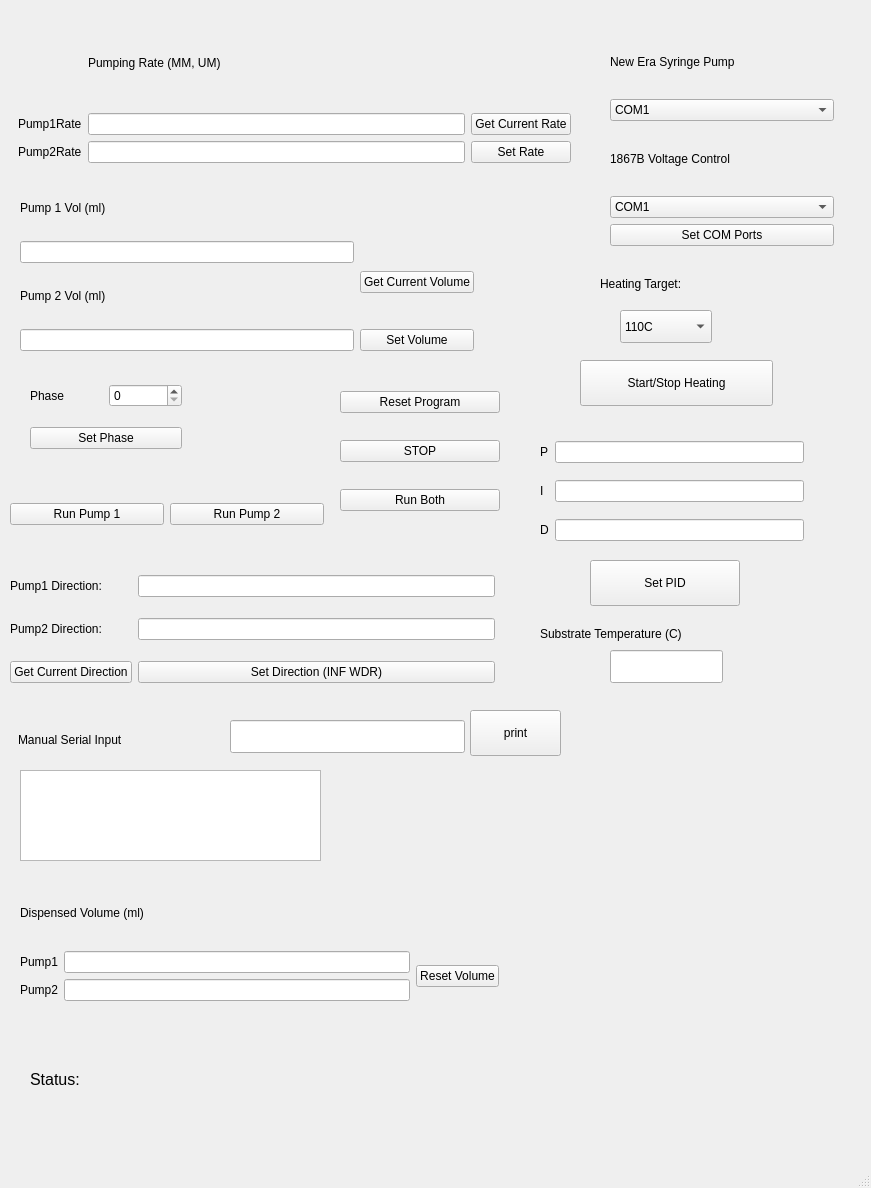
<?xml version="1.0" encoding="UTF-8"?>
<ui version="4.0">
 <class>MainWindow</class>
 <widget class="QMainWindow" name="MainWindow">
  <property name="geometry">
   <rect>
    <x>0</x>
    <y>0</y>
    <width>871</width>
    <height>1188</height>
   </rect>
  </property>
  <property name="contextMenuPolicy">
   <enum>Qt::DefaultContextMenu</enum>
  </property>
  <property name="windowTitle">
   <string>In-sity Pump&amp;Voltage Control</string>
  </property>
  <widget class="QWidget" name="centralwidget">
   <widget class="QLabel" name="HeatingModeLabel">
    <property name="geometry">
     <rect>
      <x>600</x>
      <y>270</y>
      <width>151</width>
      <height>27</height>
     </rect>
    </property>
    <property name="text">
     <string>Heating Target:</string>
    </property>
   </widget>
   <widget class="QComboBox" name="HeatingModeSelection">
    <property name="geometry">
     <rect>
      <x>620</x>
      <y>310</y>
      <width>92</width>
      <height>33</height>
     </rect>
    </property>
    <item>
     <property name="text">
      <string>110C</string>
     </property>
    </item>
    <item>
     <property name="text">
      <string>120C</string>
     </property>
    </item>
    <item>
     <property name="text">
      <string>130C</string>
     </property>
    </item>
   </widget>
   <widget class="QLabel" name="StatusLabel">
    <property name="geometry">
     <rect>
      <x>30</x>
      <y>1060</y>
      <width>100</width>
      <height>39</height>
     </rect>
    </property>
    <property name="font">
     <font>
      <pointsize>12</pointsize>
     </font>
    </property>
    <property name="text">
     <string>Status:</string>
    </property>
   </widget>
   <widget class="QLabel" name="label_12">
    <property name="geometry">
     <rect>
      <x>540</x>
      <y>620</y>
      <width>261</width>
      <height>27</height>
     </rect>
    </property>
    <property name="text">
     <string>Substrate Temperature (C)</string>
    </property>
   </widget>
   <widget class="QLabel" name="CameraImage">
    <property name="geometry">
     <rect>
      <x>863</x>
      <y>1043</y>
      <width>16</width>
      <height>27</height>
     </rect>
    </property>
    <property name="text">
     <string/>
    </property>
   </widget>
   <widget class="QPushButton" name="StartStopHeatingButton">
    <property name="geometry">
     <rect>
      <x>580</x>
      <y>360</y>
      <width>193</width>
      <height>46</height>
     </rect>
    </property>
    <property name="text">
     <string>Start/Stop Heating</string>
    </property>
   </widget>
   <widget class="QLabel" name="label_14">
    <property name="geometry">
     <rect>
      <x>18</x>
      <y>726</y>
      <width>189</width>
      <height>27</height>
     </rect>
    </property>
    <property name="text">
     <string>Manual Serial Input</string>
    </property>
   </widget>
   <widget class="QPushButton" name="SetPIDButton">
    <property name="geometry">
     <rect>
      <x>590</x>
      <y>560</y>
      <width>150</width>
      <height>46</height>
     </rect>
    </property>
    <property name="text">
     <string>Set PID</string>
    </property>
   </widget>
   <widget class="QLineEdit" name="lineEdit">
    <property name="geometry">
     <rect>
      <x>230</x>
      <y>720</y>
      <width>235</width>
      <height>33</height>
     </rect>
    </property>
   </widget>
   <widget class="QPushButton" name="RunPumpOneButton_2">
    <property name="geometry">
     <rect>
      <x>470</x>
      <y>710</y>
      <width>91</width>
      <height>46</height>
     </rect>
    </property>
    <property name="text">
     <string>print</string>
    </property>
   </widget>
   <widget class="QTextEdit" name="textEdit">
    <property name="geometry">
     <rect>
      <x>20</x>
      <y>770</y>
      <width>301</width>
      <height>91</height>
     </rect>
    </property>
   </widget>
   <widget class="QLineEdit" name="lineEdit_2">
    <property name="geometry">
     <rect>
      <x>610</x>
      <y>650</y>
      <width>113</width>
      <height>33</height>
     </rect>
    </property>
   </widget>
   <widget class="QWidget" name="">
    <property name="geometry">
     <rect>
      <x>610</x>
      <y>30</y>
      <width>224</width>
      <height>216</height>
     </rect>
    </property>
    <layout class="QGridLayout" name="gridLayout_12">
     <item row="0" column="0">
      <widget class="QLabel" name="SyringePumpPortLabel">
       <property name="text">
        <string>New Era Syringe Pump</string>
       </property>
      </widget>
     </item>
     <item row="1" column="0">
      <widget class="QComboBox" name="SyringePumpPortSelection">
       <item>
        <property name="text">
         <string>COM1</string>
        </property>
       </item>
       <item>
        <property name="text">
         <string>COM2</string>
        </property>
       </item>
       <item>
        <property name="text">
         <string>COM3</string>
        </property>
       </item>
       <item>
        <property name="text">
         <string>COM4</string>
        </property>
       </item>
       <item>
        <property name="text">
         <string>COM5</string>
        </property>
       </item>
      </widget>
     </item>
     <item row="2" column="0">
      <widget class="QLabel" name="VoltageControlPortLabel">
       <property name="text">
        <string>1867B Voltage Control</string>
       </property>
      </widget>
     </item>
     <item row="3" column="0">
      <widget class="QComboBox" name="VoltageControlPortSelection">
       <property name="editable">
        <bool>false</bool>
       </property>
       <property name="currentIndex">
        <number>0</number>
       </property>
       <item>
        <property name="text">
         <string>COM1</string>
        </property>
       </item>
       <item>
        <property name="text">
         <string>COM2</string>
        </property>
       </item>
       <item>
        <property name="text">
         <string>COM3</string>
        </property>
       </item>
       <item>
        <property name="text">
         <string>COM4</string>
        </property>
       </item>
       <item>
        <property name="text">
         <string>COM5</string>
        </property>
       </item>
      </widget>
     </item>
     <item row="4" column="0">
      <widget class="QPushButton" name="SetCOMPortsButton">
       <property name="text">
        <string>Set COM Ports</string>
       </property>
      </widget>
     </item>
    </layout>
   </widget>
   <widget class="QWidget" name="">
    <property name="geometry">
     <rect>
      <x>18</x>
      <y>18</y>
      <width>553</width>
      <height>145</height>
     </rect>
    </property>
    <layout class="QGridLayout" name="gridLayout_5">
     <item row="0" column="1">
      <widget class="QLabel" name="label_9">
       <property name="text">
        <string>Pumping Rate (MM, UM)</string>
       </property>
      </widget>
     </item>
     <item row="1" column="0">
      <widget class="QLabel" name="label_10">
       <property name="text">
        <string>Pump1Rate</string>
       </property>
      </widget>
     </item>
     <item row="1" column="1">
      <widget class="QLineEdit" name="PumpOneRate"/>
     </item>
     <item row="1" column="2">
      <widget class="QPushButton" name="GetCurrentPumpRateButton">
       <property name="text">
        <string>Get Current Rate</string>
       </property>
      </widget>
     </item>
     <item row="2" column="0">
      <widget class="QLabel" name="label_11">
       <property name="text">
        <string>Pump2Rate</string>
       </property>
      </widget>
     </item>
     <item row="2" column="1">
      <widget class="QLineEdit" name="PumpTwoRate"/>
     </item>
     <item row="2" column="2">
      <widget class="QPushButton" name="SetPumpRateButton">
       <property name="text">
        <string>Set Rate</string>
       </property>
      </widget>
     </item>
    </layout>
   </widget>
   <widget class="QWidget" name="">
    <property name="geometry">
     <rect>
      <x>10</x>
      <y>560</y>
      <width>485</width>
      <height>138</height>
     </rect>
    </property>
    <layout class="QGridLayout" name="gridLayout_3">
     <item row="0" column="0">
      <widget class="QLabel" name="Pump1DirLabel">
       <property name="text">
        <string>Pump1 Direction:</string>
       </property>
      </widget>
     </item>
     <item row="0" column="1">
      <widget class="QLineEdit" name="PumpOneDirection"/>
     </item>
     <item row="1" column="0">
      <widget class="QLabel" name="Pump2DirLabel">
       <property name="text">
        <string>Pump2 Direction:</string>
       </property>
      </widget>
     </item>
     <item row="1" column="1">
      <widget class="QLineEdit" name="PumpTwoDirection"/>
     </item>
     <item row="2" column="0">
      <widget class="QPushButton" name="GetPumpDirectionsButton">
       <property name="text">
        <string>Get Current Direction</string>
       </property>
      </widget>
     </item>
     <item row="2" column="1">
      <widget class="QPushButton" name="SetPumpDirectionsButton">
       <property name="text">
        <string>Set Direction (INF WDR)</string>
       </property>
      </widget>
     </item>
    </layout>
   </widget>
   <widget class="QWidget" name="">
    <property name="geometry">
     <rect>
      <x>20</x>
      <y>180</y>
      <width>454</width>
      <height>171</height>
     </rect>
    </property>
    <layout class="QGridLayout" name="gridLayout_4">
     <item row="0" column="0">
      <widget class="QLabel" name="PumpOneVolumeLabel">
       <property name="text">
        <string>Pump 1 Vol (ml)</string>
       </property>
      </widget>
     </item>
     <item row="1" column="0">
      <widget class="QLineEdit" name="PumpOneVolume"/>
     </item>
     <item row="1" column="1" rowspan="2">
      <widget class="QPushButton" name="GetSetVolumeButton">
       <property name="text">
        <string>Get Current Volume</string>
       </property>
      </widget>
     </item>
     <item row="2" column="0">
      <widget class="QLabel" name="PumpOneVolumeLabel_2">
       <property name="text">
        <string>Pump 2 Vol (ml)</string>
       </property>
      </widget>
     </item>
     <item row="3" column="0">
      <widget class="QLineEdit" name="PumpTwoVolume"/>
     </item>
     <item row="3" column="1">
      <widget class="QPushButton" name="SetPumpVolumeButton">
       <property name="text">
        <string>Set Volume</string>
       </property>
      </widget>
     </item>
    </layout>
   </widget>
   <widget class="QWidget" name="">
    <property name="geometry">
     <rect>
      <x>10</x>
      <y>490</y>
      <width>314</width>
      <height>48</height>
     </rect>
    </property>
    <layout class="QGridLayout" name="gridLayout_11">
     <item row="0" column="0">
      <widget class="QPushButton" name="RunPumpOneButton">
       <property name="text">
        <string>Run Pump 1</string>
       </property>
      </widget>
     </item>
     <item row="0" column="1">
      <widget class="QPushButton" name="RunPumpTwoButton">
       <property name="text">
        <string>Run Pump 2</string>
       </property>
      </widget>
     </item>
    </layout>
   </widget>
   <widget class="QWidget" name="">
    <property name="geometry">
     <rect>
      <x>30</x>
      <y>370</y>
      <width>152</width>
      <height>93</height>
     </rect>
    </property>
    <layout class="QGridLayout" name="gridLayout">
     <item row="0" column="0">
      <widget class="QLabel" name="label_13">
       <property name="text">
        <string>Phase</string>
       </property>
      </widget>
     </item>
     <item row="1" column="0" colspan="2">
      <widget class="QPushButton" name="SetPhaseButton">
       <property name="text">
        <string>Set Phase</string>
       </property>
      </widget>
     </item>
     <item row="0" column="1">
      <widget class="QSpinBox" name="spinBox"/>
     </item>
    </layout>
   </widget>
   <widget class="QWidget" name="">
    <property name="geometry">
     <rect>
      <x>540</x>
      <y>430</y>
      <width>264</width>
      <height>125</height>
     </rect>
    </property>
    <layout class="QGridLayout" name="gridLayout_6">
     <item row="0" column="0">
      <widget class="QLabel" name="label">
       <property name="text">
        <string>P</string>
       </property>
      </widget>
     </item>
     <item row="0" column="1">
      <widget class="QLineEdit" name="PIDInput_P"/>
     </item>
     <item row="1" column="0">
      <widget class="QLabel" name="label_2">
       <property name="text">
        <string>I</string>
       </property>
      </widget>
     </item>
     <item row="2" column="0">
      <widget class="QLabel" name="label_3">
       <property name="text">
        <string>D</string>
       </property>
      </widget>
     </item>
     <item row="2" column="1">
      <widget class="QLineEdit" name="PIDInput_D"/>
     </item>
     <item row="1" column="1">
      <widget class="QLineEdit" name="PIDInput_I"/>
     </item>
    </layout>
   </widget>
   <widget class="QWidget" name="">
    <property name="geometry">
     <rect>
      <x>340</x>
      <y>370</y>
      <width>160</width>
      <height>164</height>
     </rect>
    </property>
    <layout class="QGridLayout" name="gridLayout_10">
     <item row="0" column="0">
      <widget class="QPushButton" name="ResetButton">
       <property name="text">
        <string>Reset Program</string>
       </property>
      </widget>
     </item>
     <item row="1" column="0">
      <widget class="QPushButton" name="PumpStopButton">
       <property name="text">
        <string>STOP</string>
       </property>
      </widget>
     </item>
     <item row="2" column="0">
      <widget class="QPushButton" name="RunBothButton">
       <property name="text">
        <string>Run Both</string>
       </property>
      </widget>
     </item>
    </layout>
   </widget>
   <widget class="QWidget" name="">
    <property name="geometry">
     <rect>
      <x>20</x>
      <y>880</y>
      <width>479</width>
      <height>121</height>
     </rect>
    </property>
    <layout class="QGridLayout" name="gridLayout_7">
     <item row="0" column="0">
      <widget class="QLabel" name="label_4">
       <property name="text">
        <string>Dispensed Volume (ml)</string>
       </property>
      </widget>
     </item>
     <item row="1" column="0">
      <layout class="QGridLayout" name="gridLayout_2">
       <item row="0" column="1">
        <widget class="QLineEdit" name="PumpOneDIsPensedVolume"/>
       </item>
       <item row="1" column="1">
        <widget class="QLineEdit" name="PumpTwoDisPensedVolume"/>
       </item>
       <item row="0" column="2" rowspan="2">
        <widget class="QPushButton" name="ResetVolumeButton">
         <property name="text">
          <string>Reset Volume</string>
         </property>
        </widget>
       </item>
       <item row="0" column="0">
        <widget class="QLabel" name="label_5">
         <property name="text">
          <string>Pump1</string>
         </property>
        </widget>
       </item>
       <item row="1" column="0">
        <widget class="QLabel" name="label_6">
         <property name="text">
          <string>Pump2</string>
         </property>
        </widget>
       </item>
      </layout>
     </item>
    </layout>
   </widget>
   <zorder>label_9</zorder>
   <zorder>PumpOneRate</zorder>
   <zorder>GetCurrentPumpRateButton</zorder>
   <zorder>PumpTwoRate</zorder>
   <zorder>SetPumpRateButton</zorder>
   <zorder>label_11</zorder>
   <zorder>PumpOneVolumeLabel</zorder>
   <zorder>PumpOneVolume</zorder>
   <zorder>HeatingModeLabel</zorder>
   <zorder>PumpOneVolumeLabel_2</zorder>
   <zorder>PumpTwoVolume</zorder>
   <zorder>HeatingModeSelection</zorder>
   <zorder>StartStopHeatingButton</zorder>
   <zorder>SetPumpVolumeButton</zorder>
   <zorder>SetPIDButton</zorder>
   <zorder>CameraImage</zorder>
   <zorder>label_12</zorder>
   <zorder>StatusLabel</zorder>
   <zorder>lineEdit</zorder>
   <zorder>label_14</zorder>
   <zorder>label_10</zorder>
   <zorder>label_4</zorder>
   <zorder>GetSetVolumeButton</zorder>
   <zorder>label_4</zorder>
   <zorder></zorder>
   <zorder></zorder>
   <zorder></zorder>
   <zorder>label_4</zorder>
   <zorder></zorder>
   <zorder>RunPumpOneButton_2</zorder>
   <zorder>textEdit</zorder>
   <zorder>lineEdit_2</zorder>
  </widget>
  <widget class="QMenuBar" name="menubar">
   <property name="enabled">
    <bool>false</bool>
   </property>
   <property name="geometry">
    <rect>
     <x>0</x>
     <y>0</y>
     <width>871</width>
     <height>38</height>
    </rect>
   </property>
  </widget>
  <widget class="QStatusBar" name="statusbar">
   <property name="enabled">
    <bool>false</bool>
   </property>
   <property name="autoFillBackground">
    <bool>true</bool>
   </property>
  </widget>
 </widget>
 <resources/>
 <connections/>
</ui>
